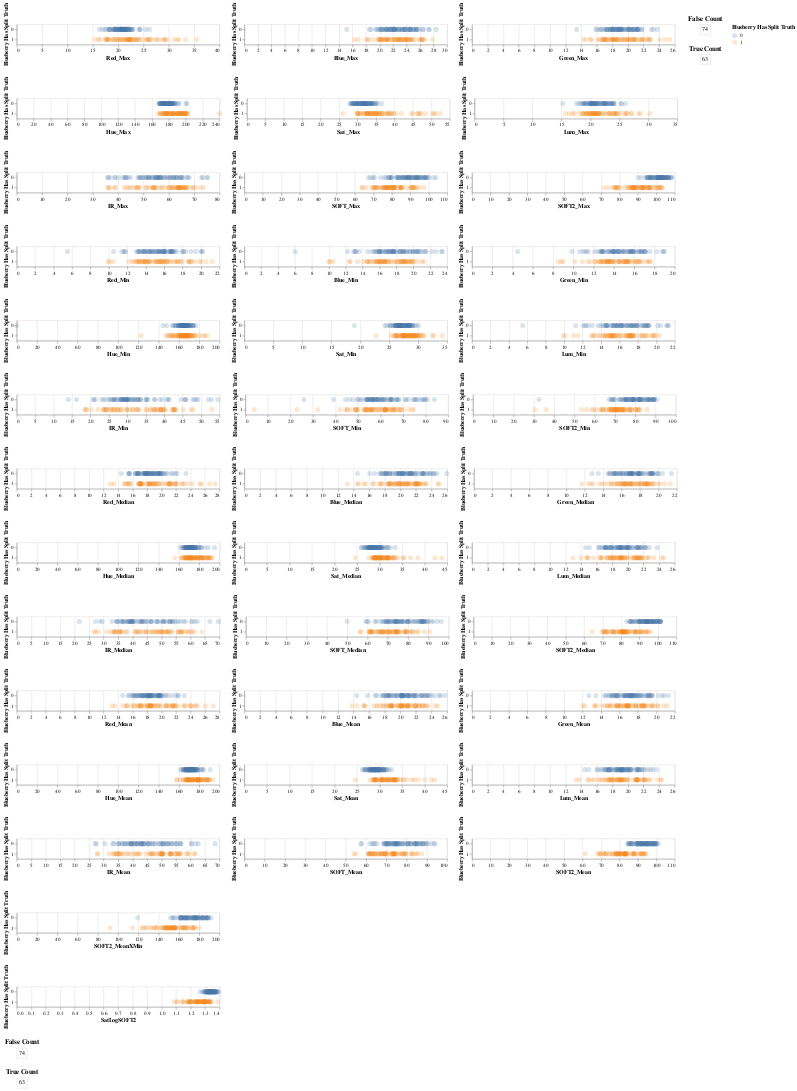

This figure's notebook cell:
### Code cell
## set type interval

choice = frame
brush1 = alt.selection_interval(
    on="[mousedown[event.altKey], mouseup] > mousemove",
    name='brush1',
    encodings = ['x']
)
brush2 = alt.selection_interval(
    on="[mousedown[event.shiftKey], mouseup] > mousemove",
    mark=alt.BrushConfig(fill="#fdbb84", fillOpacity=0.5, stroke="#e34a33"),
    name='brush2',
    encodings = ['x']
)
brush3 = alt.selection_interval(
    on="[mousedown[event.ctrlKey], mouseup] > mousemove",
    encodings=['x'],
    mark=alt.BrushConfig(fill="#757575", fillOpacity=0.5, stroke="#e34a33")
  )
# brush4 = alt.selection_interval(encodings=['x'])
# brush5 = alt.selection_interval(encodings=['x'])

chart = alt.Chart(choice).mark_circle(opacity = 0.2, size = 100).encode(
    y = 'Blueberry Has Split Truth:N',
    color = alt.condition(brush1 & brush2 & brush3, 'Blueberry Has Split Truth:N', alt.value('lightgray'))
).add_selection(
    brush1, brush2, brush3
)

# chart = alt.Chart(choice).mark_circle(opacity = 0.2, size = 100).encode(
#     y = 'Blueberry Has Split Truth:N'
# )

tbrush1 = alt.selection_interval(encodings = ['x'])
tbrush2 = alt.selection_interval(encodings = ['x'])
tbrush3 = alt.selection_interval(encodings = ['x'])

# Base chart for Matrix
fp = alt.Chart(choice[choice['Blueberry Has Split Truth'] == 0]).mark_text().encode(
  y=alt.Y('count:O',axis=None)
).transform_filter(
    brush1 & brush2 & brush3
)

tp = alt.Chart(choice[choice['Blueberry Has Split Truth'] == 1]).mark_text().encode(
  y=alt.Y('count:O',axis=None)
).transform_filter(
    brush1 & brush2 & brush3
)

# print('Correlation')
# rounding = 3
# print([round(corrMax['Red_Max']['Blueberry Has Split Truth'], rounding),round(corrMax['Blue_Max']['Blueberry Has Split Truth'], rounding),round(corrMax['Green_Max']['Blueberry Has Split Truth'], rounding)])
# print([round(corrMax['Hue_Max']['Blueberry Has Split Truth'], rounding),round(corrMax['Sat_Max']['Blueberry Has Split Truth'], rounding),round(corrMax['Lum_Max']['Blueberry Has Split Truth'], rounding)])
# print([round(corrMax['IR_Max']['Blueberry Has Split Truth'], rounding),round(corrMax['SOFT_Max']['Blueberry Has Split Truth'], rounding),round(corrMax['SOFT2_Max']['Blueberry Has Split Truth'], rounding)])

m_0 = fp.encode(text = 'count():N', key = 'Blueberry Has Split Truth').properties(title='False Count')
m_1 = tp.encode(text = 'count():N', key = 'Blueberry Has Split Truth').properties(title='True Count')

cmax = (chart.encode(x='Red_Max:Q') | chart.encode(x='Blue_Max:Q') | chart.encode(x='Green_Max:Q')) & (chart.encode(x='Hue_Max:Q') | chart.encode(x='Sat_Max:Q') | chart.encode(x='Lum_Max:Q'))  & (chart.encode(x='IR_Max:Q') | chart.encode(x='SOFT_Max:Q') | chart.encode(x='SOFT2_Max:Q'))
cmin = (chart.encode(x='Red_Min:Q') | chart.encode(x='Blue_Min:Q') | chart.encode(x='Green_Min:Q')) & (chart.encode(x='Hue_Min:Q') | chart.encode(x='Sat_Min:Q') | chart.encode(x='Lum_Min:Q'))  & (chart.encode(x='IR_Min:Q') | chart.encode(x='SOFT_Min:Q') | chart.encode(x='SOFT2_Min:Q'))
cmedian = (chart.encode(x='Red_Median:Q') | chart.encode(x='Blue_Median:Q') | chart.encode(x='Green_Median:Q')) & (chart.encode(x='Hue_Median:Q') | chart.encode(x='Sat_Median:Q') | chart.encode(x='Lum_Median:Q'))  & (chart.encode(x='IR_Median:Q') | chart.encode(x='SOFT_Median:Q') | chart.encode(x='SOFT2_Median:Q'))
cmean = (chart.encode(x='Red_Mean:Q') | chart.encode(x='Blue_Mean:Q') | chart.encode(x='Green_Mean:Q')) & (chart.encode(x='Hue_Mean:Q') | chart.encode(x='Sat_Mean:Q') | chart.encode(x='Lum_Mean:Q'))  & (chart.encode(x='IR_Mean:Q') | chart.encode(x='SOFT_Mean:Q') | chart.encode(x='SOFT2_Mean:Q')) & chart.encode(x='SOFT2_MeanXMin:Q')
cmisc = chart.encode(x = 'SatLogSOFT2:Q')

(cmax & cmin & cmedian & cmean & cmisc & (m_0 & m_1)) | (m_0 & m_1)

# testmax = chart.encode(x='Red_Max:Q', color = alt.condition(tbrush1, 'Blueberry Has Split Truth:N', alt.value('lightgray'))).add_selection(tbrush1) | \
#   chart.encode(x='Blue_Max:Q', color = alt.condition(tbrush2, 'Blueberry Has Split Truth:N', alt.value('lightgray'))).add_selection(tbrush2)
# testmax & (m_0 | m_1)
